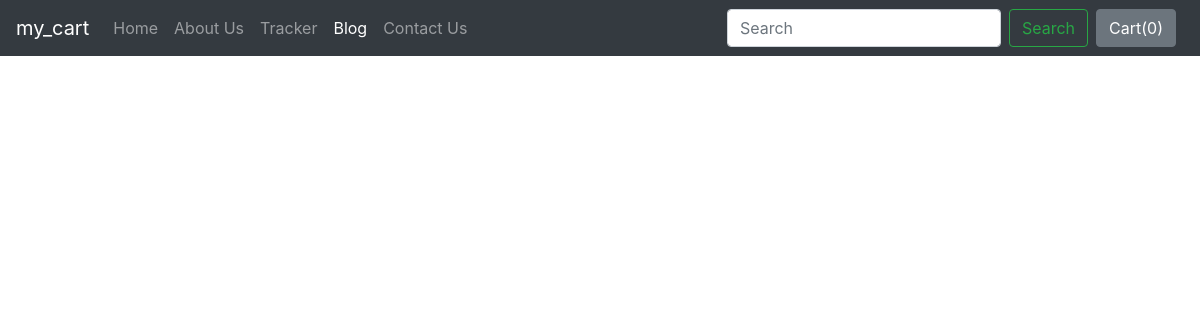
Page /blog/ on the earlier database version.
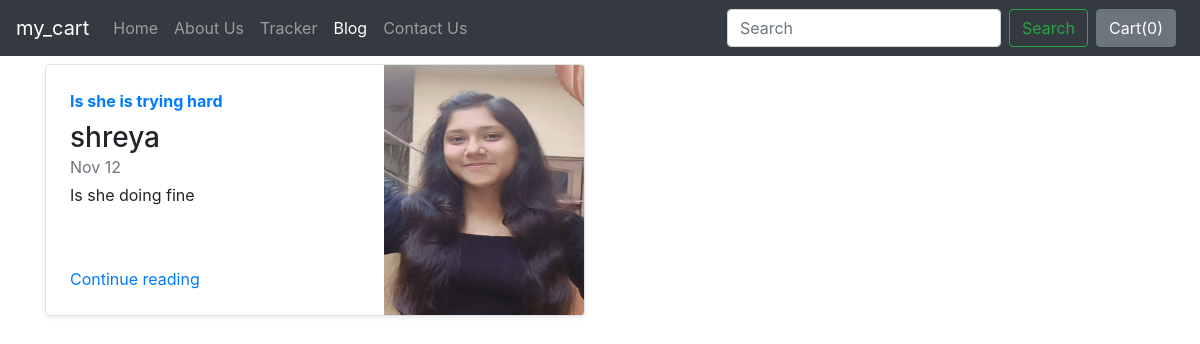
Same page on the later database version.
### blog/models.py (models this page shows)
class Blogpost(models.Model):
    post_id = models.AutoField(primary_key=True)
    title = models.CharField(max_length=50)
    head0 = models.CharField(max_length=500, default="")
    chead0 = models.CharField(max_length=5000, default="")
    head1 = models.CharField(max_length=500, default="")
    chead1 = models.CharField(max_length=5000, default="")
    head2 = models.CharField(max_length=500, default="")
    chead2 = models.CharField(max_length=5000, default="")
    pub_date = models.DateField()
    thumbnail = models.ImageField(upload_to='shop/images', default="")
    def __str__(self):
        return self.title

### blog/views.py (the view)
# urls.py: path("", views.index, name='blogHome'),
def index(request):
    myposts = Blogpost.objects.all()
    print(myposts)
    return render(request, 'blog/index.html',{'myposts': myposts})

### blog/templates/blog/index.html (shortened to what this page needs)
{% extends 'blog/basic.html' %}
{% block body %}
<div class="container">
<div class="row my-2">
    {% for item in myposts %}
        <div class="col-md-6">
            <div
                class="row no-gutters border rounded overflow-hidden flex-md-row mb-4 shadow-sm h-md-250 position-relative">
                <div class="col p-4 d-flex flex-column position-static">
                    <strong class="d-inline-block mb-2 text-primary">{{item.head0}}</strong>
                    <h3 class="mb-0">{{item.title}}</h3>
                    <div class="mb-1 text-muted">Nov 12</div>
                    <p class="card-text mb-auto">{{item.head1}}</p>
                    <a href="blogpost/{{item.post_id}}" class="stretched-link">Continue reading</a>
                </div>
                <div class="col-auto d-none d-lg-block">
                    <img src="/media/{{item.thumbnail}}" class="bd-placeholder-img" width="200" height="250"
                        aria-label="Placeholder: Thumbnail"/>
                </div>
            </div>
        </div>
    {% endfor %}
</div>
{% endblock %}

### blog/templates/blog/basic.html (shortened to what this page needs)
<!doctype html>
<html lang="en">
  <head>
    <link rel="stylesheet" href="https://stackpath.bootstrapcdn.com/bootstrap/4.2.1/css/bootstrap.min.css">
  </head>
  <body>
    <nav class="navbar navbar-expand-lg navbar-dark bg-dark">
  <a class="navbar-brand" href="/shop">my_cart</a>
  <div class="collapse navbar-collapse" id="navbarSupportedContent">
    <ul class="navbar-nav mr-auto">
      <li class="nav-item">
        <a class="nav-link" href="/shop">Home <span class="sr-only">(current)</span></a>
      </li>
      <li class="nav-item">
        <a class="nav-link" href="/shop/about">About Us</a>
      </li>
      <li class="nav-item">
        <a class="nav-link" href="/shop/tracker">Tracker</a>
      </li>
      <li class="nav-item active">
        <a class="nav-link" href="/blog">Blog</a>
      </li>
       <li class="nav-item">
        <a class="nav-link" href="/shop/contact">Contact Us</a>
      </li>
    </ul>
    <form class="form-inline my-2 my-lg-0">
      <input class="form-control mr-sm-2" type="search" placeholder="Search" aria-label="Search">
      <button class="btn btn-outline-success my-2 my-sm-0" type="submit">Search</button>
    </form>
    <button type="button" class="btn btn-secondary mx-2" id="popcart" data-container="body" data-toggle="popover" data-placement="bottom" data-html="true" data-content="Vivamus
sagittis lacus vel augue laoreet rutrum faucibus.">
  Cart(<span id="cart">0</span>)
</button>
  </div>
</nav>
  {% block body %} {% endblock %}
  </body>
</html>

Differences in the rows shown:
added Blogpost: head0 "Is she is trying hard", title "shreya", head1 "Is she doing fine", thumbnail (picture)
